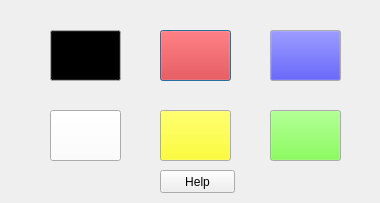
<?xml version="1.0" encoding="UTF-8"?>
<ui version="4.0">
 <class>Colors</class>
 <widget class="QDialog" name="Colors">
  <property name="geometry">
   <rect>
    <x>0</x>
    <y>0</y>
    <width>380</width>
    <height>203</height>
   </rect>
  </property>
  <property name="windowTitle">
   <string>Dialog</string>
  </property>
  <widget class="QPushButton" name="pushButton">
   <property name="geometry">
    <rect>
     <x>160</x>
     <y>30</y>
     <width>71</width>
     <height>51</height>
    </rect>
   </property>
   <property name="palette">
    <palette>
     <active>
      <colorrole role="Button">
       <brush brushstyle="SolidPattern">
        <color alpha="255">
         <red>255</red>
         <green>0</green>
         <blue>0</blue>
        </color>
       </brush>
      </colorrole>
     </active>
     <inactive>
      <colorrole role="Button">
       <brush brushstyle="SolidPattern">
        <color alpha="255">
         <red>255</red>
         <green>0</green>
         <blue>0</blue>
        </color>
       </brush>
      </colorrole>
     </inactive>
     <disabled>
      <colorrole role="Button">
       <brush brushstyle="SolidPattern">
        <color alpha="255">
         <red>255</red>
         <green>0</green>
         <blue>0</blue>
        </color>
       </brush>
      </colorrole>
     </disabled>
    </palette>
   </property>
   <property name="text">
    <string/>
   </property>
  </widget>
  <widget class="QPushButton" name="pushButton_3">
   <property name="geometry">
    <rect>
     <x>270</x>
     <y>30</y>
     <width>71</width>
     <height>51</height>
    </rect>
   </property>
   <property name="palette">
    <palette>
     <active>
      <colorrole role="Button">
       <brush brushstyle="SolidPattern">
        <color alpha="255">
         <red>0</red>
         <green>0</green>
         <blue>255</blue>
        </color>
       </brush>
      </colorrole>
     </active>
     <inactive>
      <colorrole role="Button">
       <brush brushstyle="SolidPattern">
        <color alpha="255">
         <red>0</red>
         <green>0</green>
         <blue>255</blue>
        </color>
       </brush>
      </colorrole>
     </inactive>
     <disabled>
      <colorrole role="Button">
       <brush brushstyle="SolidPattern">
        <color alpha="255">
         <red>0</red>
         <green>0</green>
         <blue>255</blue>
        </color>
       </brush>
      </colorrole>
     </disabled>
    </palette>
   </property>
   <property name="text">
    <string/>
   </property>
  </widget>
  <widget class="QPushButton" name="pushButton_2">
   <property name="geometry">
    <rect>
     <x>50</x>
     <y>30</y>
     <width>71</width>
     <height>51</height>
    </rect>
   </property>
   <property name="palette">
    <palette>
     <active>
      <colorrole role="Button">
       <brush brushstyle="SolidPattern">
        <color alpha="255">
         <red>0</red>
         <green>0</green>
         <blue>0</blue>
        </color>
       </brush>
      </colorrole>
     </active>
     <inactive>
      <colorrole role="Button">
       <brush brushstyle="SolidPattern">
        <color alpha="255">
         <red>0</red>
         <green>0</green>
         <blue>0</blue>
        </color>
       </brush>
      </colorrole>
     </inactive>
     <disabled>
      <colorrole role="Button">
       <brush brushstyle="SolidPattern">
        <color alpha="255">
         <red>0</red>
         <green>0</green>
         <blue>0</blue>
        </color>
       </brush>
      </colorrole>
     </disabled>
    </palette>
   </property>
   <property name="text">
    <string/>
   </property>
  </widget>
  <widget class="QPushButton" name="pushButton_4">
   <property name="geometry">
    <rect>
     <x>50</x>
     <y>110</y>
     <width>71</width>
     <height>51</height>
    </rect>
   </property>
   <property name="palette">
    <palette>
     <active>
      <colorrole role="Button">
       <brush brushstyle="SolidPattern">
        <color alpha="255">
         <red>255</red>
         <green>255</green>
         <blue>255</blue>
        </color>
       </brush>
      </colorrole>
     </active>
     <inactive>
      <colorrole role="Button">
       <brush brushstyle="SolidPattern">
        <color alpha="255">
         <red>255</red>
         <green>255</green>
         <blue>255</blue>
        </color>
       </brush>
      </colorrole>
     </inactive>
     <disabled>
      <colorrole role="Button">
       <brush brushstyle="SolidPattern">
        <color alpha="255">
         <red>255</red>
         <green>255</green>
         <blue>255</blue>
        </color>
       </brush>
      </colorrole>
     </disabled>
    </palette>
   </property>
   <property name="text">
    <string/>
   </property>
  </widget>
  <widget class="QPushButton" name="pushButton_5">
   <property name="geometry">
    <rect>
     <x>160</x>
     <y>110</y>
     <width>71</width>
     <height>51</height>
    </rect>
   </property>
   <property name="palette">
    <palette>
     <active>
      <colorrole role="Button">
       <brush brushstyle="SolidPattern">
        <color alpha="255">
         <red>255</red>
         <green>255</green>
         <blue>0</blue>
        </color>
       </brush>
      </colorrole>
     </active>
     <inactive>
      <colorrole role="Button">
       <brush brushstyle="SolidPattern">
        <color alpha="255">
         <red>255</red>
         <green>255</green>
         <blue>0</blue>
        </color>
       </brush>
      </colorrole>
     </inactive>
     <disabled>
      <colorrole role="Button">
       <brush brushstyle="SolidPattern">
        <color alpha="255">
         <red>255</red>
         <green>255</green>
         <blue>0</blue>
        </color>
       </brush>
      </colorrole>
     </disabled>
    </palette>
   </property>
   <property name="text">
    <string/>
   </property>
  </widget>
  <widget class="QPushButton" name="pushButton_6">
   <property name="geometry">
    <rect>
     <x>270</x>
     <y>110</y>
     <width>71</width>
     <height>51</height>
    </rect>
   </property>
   <property name="palette">
    <palette>
     <active>
      <colorrole role="Button">
       <brush brushstyle="SolidPattern">
        <color alpha="255">
         <red>102</red>
         <green>255</green>
         <blue>46</blue>
        </color>
       </brush>
      </colorrole>
     </active>
     <inactive>
      <colorrole role="Button">
       <brush brushstyle="SolidPattern">
        <color alpha="255">
         <red>102</red>
         <green>255</green>
         <blue>46</blue>
        </color>
       </brush>
      </colorrole>
     </inactive>
     <disabled>
      <colorrole role="Button">
       <brush brushstyle="SolidPattern">
        <color alpha="255">
         <red>102</red>
         <green>255</green>
         <blue>46</blue>
        </color>
       </brush>
      </colorrole>
     </disabled>
    </palette>
   </property>
   <property name="text">
    <string/>
   </property>
  </widget>
  <widget class="QPushButton" name="help">
   <property name="geometry">
    <rect>
     <x>160</x>
     <y>170</y>
     <width>75</width>
     <height>23</height>
    </rect>
   </property>
   <property name="text">
    <string>Help</string>
   </property>
  </widget>
 </widget>
 <resources/>
 <connections/>
</ui>
